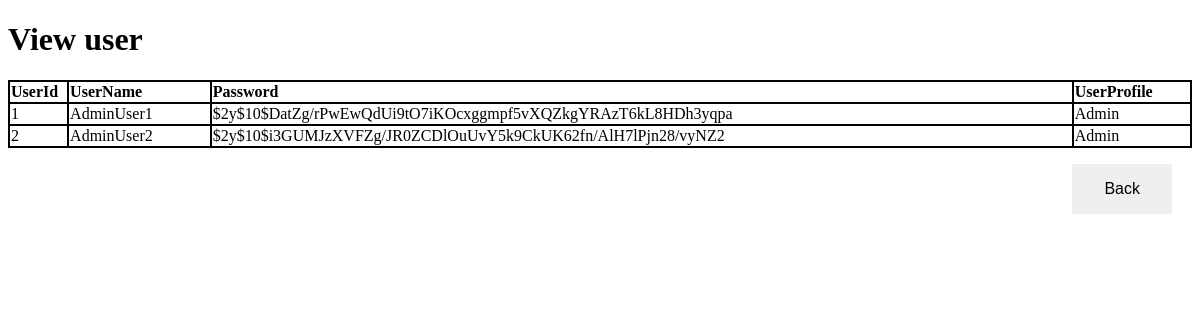
The app's page /Admin_View_User_Page.php with its own data.
### tables this page shows
CREATE TABLE `useraccount` (
  `UserId` int(11) NOT NULL,
  `UserName` varchar(30) NOT NULL,
  `Password` varchar(255) NOT NULL,
  `UserProfile` varchar(100) NOT NULL,
  `CreatedDateTime` datetime DEFAULT current_timestamp()
);

### Admin_View_User_Page.php (the view, shortened to what this page needs)
<!DOCTYPE html>
<html>
<head>
	<link rel="stylesheet" href="stylesheet.css">
</head>
<body>
<h1>View user</h1>
<table class="table table-bordered table-striped" style="text-align:left;" width="100%" cellspacing="0">
		<thead>
			<tr>
				<th width="5%">UserId</th>
				<th>UserName</th>
				<th>Password</th>
				<th width="10%">UserProfile</th>
			</tr>
		</thead>
		<tbody>
		<?php
					$conn = mysqli_connect("localhost","root","","csit314");
                    $sql = "SELECT * FROM useraccount";
                    if($result = $conn->query($sql)){
                        if($result->num_rows > 0){
								while($row = $result->fetch_array()){
                                    echo "<tr>";
                                        echo "<td>" . $row['UserId'] . "</td>";
                                        echo "<td>" . $row['UserName'] . "</td>";
                                        echo "<td>" . $row['Password'] . "</td>";
                                        echo "<td>" . $row['UserProfile'] . "</td>";
                                    echo "</tr>";
                                }
                        } else{
                            echo "<label class='question-text'>No records were found.</label>";
                        }
                    }
         ?>
		</tbody>
</table>
<p><a href="Admin_Main_Page.php"><button class="button" style="float: right; margin:0 20px 0 0;">Back</button></a></p>
</body>
</html>

### stylesheet.css (style rules this page uses)
.button { border: none; color: white; padding: 16px 32px; text-align: center; text-decoration: none; display: inline-block; font-size: 16px; margin: 4px 2px; transition-duration: 0.4s; cursor: pointer; }
table, th, td { border:1px solid black; }
.button { border: none; color: black; padding: 16px 32px; text-align: center; text-decoration: none; display: inline-block; font-size: 16px; margin: 4px 2px; transition-duration: 0.4s; cursor: pointer; }

### records on screen
useraccount: UserId "1", UserName "AdminUser1", Password "$2y$10$DatZg/rPwEwQdUi9tO7iKOcxggmpf5vXQZkgYRAzT6kL8HDh3yqpa", UserProfile "Admin"
useraccount: UserId "2", UserName "AdminUser2", Password "$2y$10$i3GUMJzXVFZg/JR0ZCDlOuUvY5k9CkUK62fn/AlH7lPjn28/vyNZ2", UserProfile "Admin"
